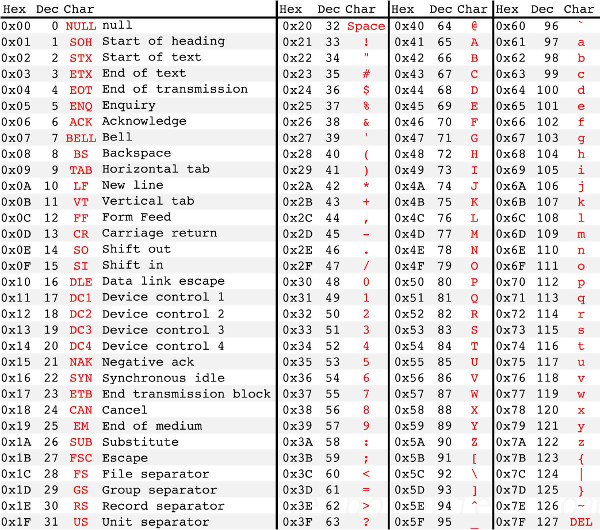
#> input picture resources/ascii.jpg, 600 x 530 px
$ python extractlsb.py ascii.jpg
#> lines starting #> are read from the running program, lines starting #| are printed output that depends on the picture; after the words box and inside, x2 and y2 are one past the last pixel; in counts of white or black regions, pixels touching at a corner belong together
from PIL import Image
import sys

def extract_lsb(inputimage):
#> called with inputimage = 'ascii.jpg'
    img = Image.open(inputimage)
#> img is the input picture: PIL image 600x530 RGB; mean R, G, B 228.4, 226, 226
    pixels = img.load()

    (w,h) = img.size
#> w = 600; h = 530
    print(w,h)
#| 600 530

    outimg_r = Image.new('RGB', (w,h), "white")
#> outimg_r: PIL image 600x530 RGB; every value is 255
    outimg_g = Image.new('RGB', (w,h), "white")
    outimg_b = Image.new('RGB', (w,h), "white")

    pixels_r = outimg_r.load()
    pixels_g = outimg_g.load()
    pixels_b = outimg_b.load()

    for i in range(0,w):
      for j in range(0,h):
        (r,g,b) = pixels[i,j]
        if not r&1:
            pixels_r[i,j] = (0,0,0)
        if not g&1:
            pixels_g[i,j] = (0,0,0)
        if not b&1:
            pixels_b[i,j] = (0,0,0)

    outimg_r.save("outimg_r.png")
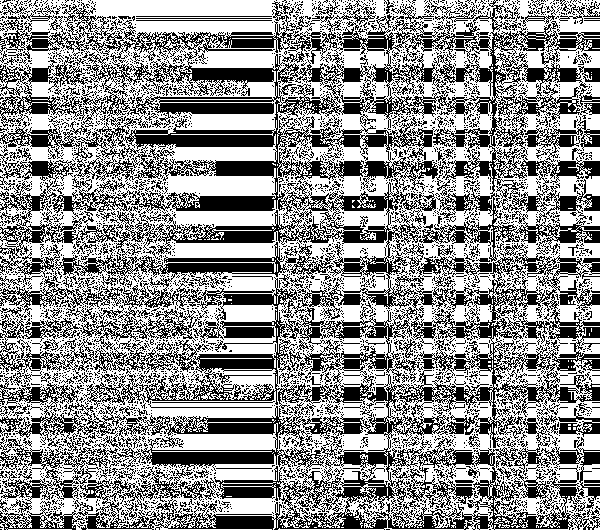
#> saved as outimg_r.png: PIL image 600x530 RGB; 56.6% white; 3732 black regions (3524 under 20 px), largest, box (x1, y1, x2, y2) and area: (0, 0, 600, 530) 114570, (525, 116, 600, 162) 1007, (520, 157, 600, 183) 896
    outimg_g.save("outimg_g.png")
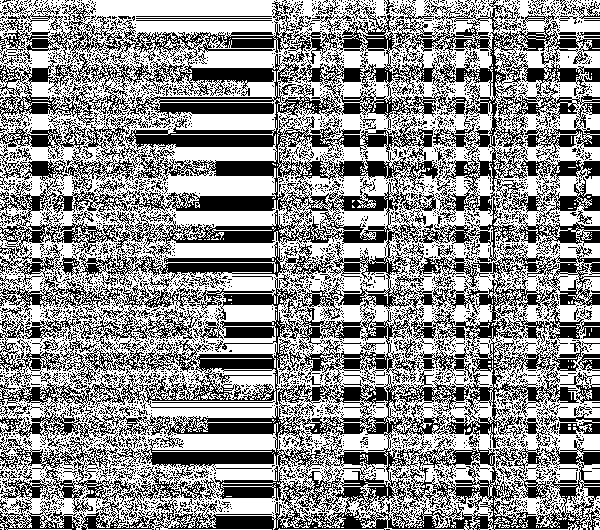
#> saved as outimg_g.png: PIL image 600x530 RGB; 56.3% white; 3585 black regions (3388 under 20 px), largest, box (x1, y1, x2, y2) and area: (0, 0, 600, 530) 116729, (0, 433, 121, 472) 1236, (520, 159, 600, 183) 889
    outimg_b.save("outimg_b.png")
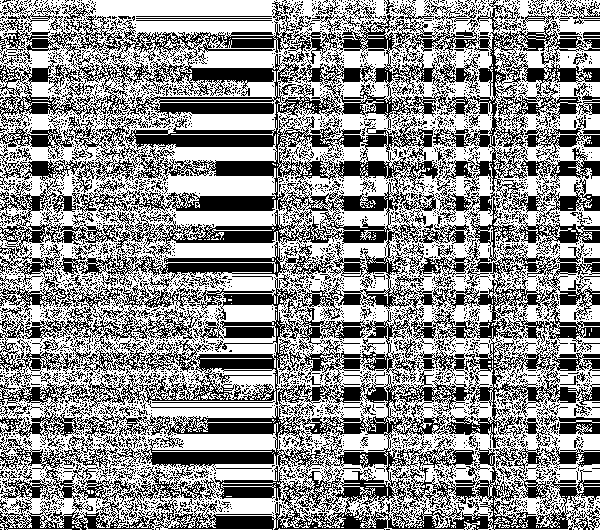
#> saved as outimg_b.png: PIL image 600x530 RGB; 56.5% white; 3702 black regions (3487 under 20 px), largest, box (x1, y1, x2, y2) and area: (0, 0, 600, 530) 112734, (520, 147, 600, 218) 1672, (0, 433, 121, 472) 1280

if __name__ == '__main__':
    extract_lsb(sys.argv[1])
